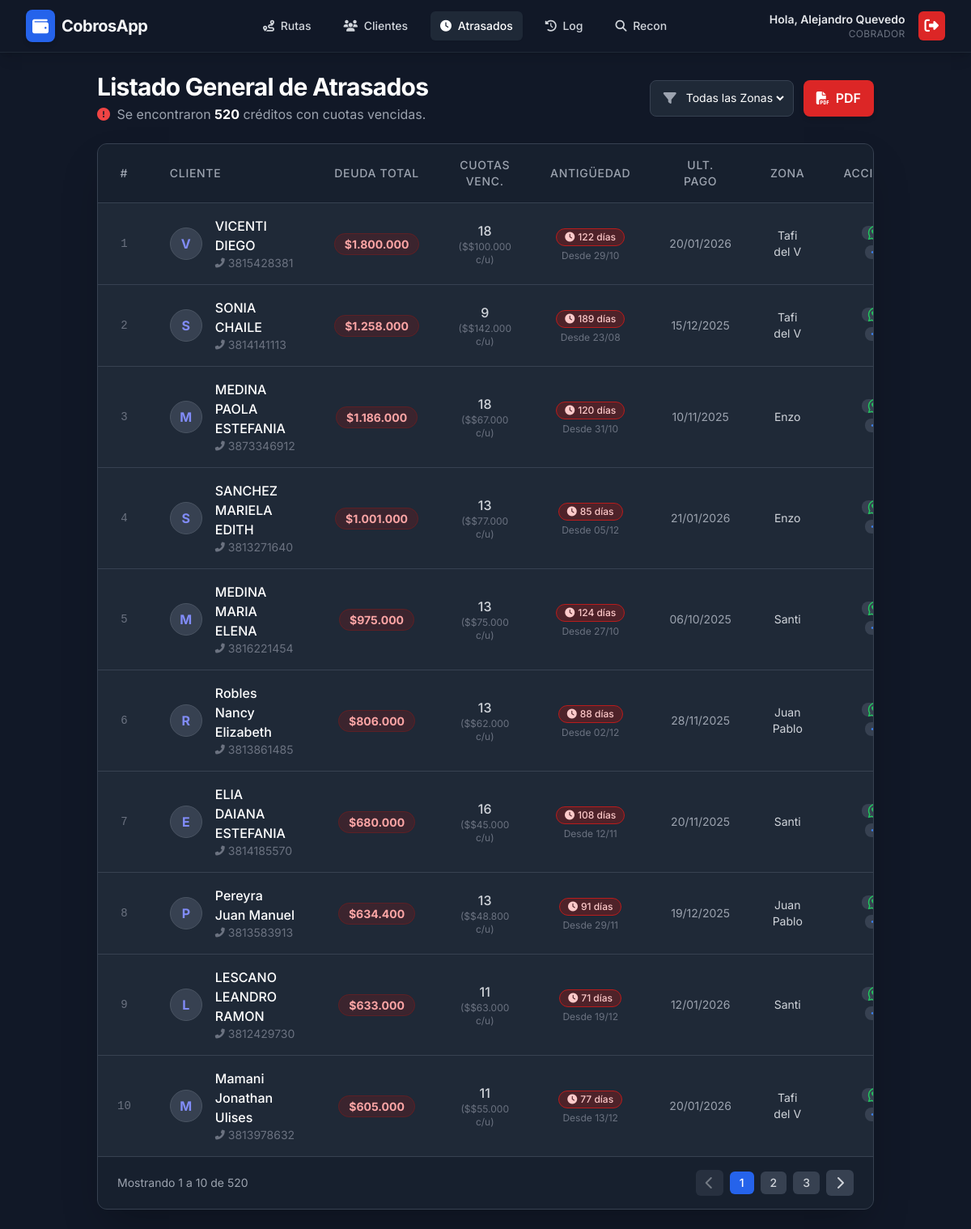
The page /index.php?page=atrasados (signed in) on the database its author committed.
### tables this page shows
CREATE TABLE `creditos` (
  `id` int NOT NULL,
  `cliente_id` int NOT NULL,
  `zona` int NOT NULL,
  `dia_pago` varchar(20) DEFAULT NULL,
  `dia_vencimiento` tinyint DEFAULT NULL COMMENT 'Día del mes para vencimientos quincenales/mensuales',
  `frecuencia` enum('Semanal','Quincenal','Mensual') NOT NULL DEFAULT 'Semanal',
  `monto_total` decimal(10,2) NOT NULL,
  `total_cuotas` int NOT NULL,
  `cuotas_pagadas` int NOT NULL DEFAULT '0',
  `monto_cuota` decimal(10,2) NOT NULL,
  `saldo_cuota_actual` decimal(10,2) NOT NULL DEFAULT '0.00',
  `ultimo_pago` date DEFAULT NULL,
  `estado` enum('Activo','Pagado') NOT NULL DEFAULT 'Activo'
);

CREATE TABLE `clientes` (
  `id` int NOT NULL,
  `nombre` varchar(255) NOT NULL,
  `telefono` varchar(50) DEFAULT NULL,
  `direccion` text
);

### config.php (called while the page is built, shortened)
<?php
function formatCurrency($value) {
    return '$' . number_format($value, 0, ',', '.');
}
?>

### views/atrasados.php (the view, shortened to what this page needs)
<?php
$zona_seleccionada = $_GET['zona'] ?? 'all';
$limit_options = [10, 20, 50, 100];
$limit = isset($_GET['limit']) && in_array((int)$_GET['limit'], $limit_options) ? (int)$_GET['limit'] : 10;
$page = isset($_GET['p']) && (int)$_GET['p'] > 0 ? (int)$_GET['p'] : 1;
$offset = ($page - 1) * $limit;
$nombres_zonas = [
    1 => 'Santi',
    2 => 'Juan Pablo',
    3 => 'Enzo',
    4 => 'Tafi del V',
    5 => 'Famailla',
    6 => 'Sgo'
];
try {
    $where_zona = "";
    $params = [];
    $sql_count = "SELECT COUNT(DISTINCT cr.id)
                  FROM creditos cr
                  JOIN cronograma_cuotas cc ON cr.id = cc.credito_id
                  WHERE cr.estado = 'Activo'
                    AND cc.estado != 'Pagado'
                    AND cc.fecha_vencimiento < CURDATE()
                    $where_zona";
    $stmt_count = $pdo->prepare($sql_count);
    $stmt_count->execute($params);
    $total_records = $stmt_count->fetchColumn();
    $total_pages = ceil($total_records / $limit);
    $sql = "SELECT
                c.id AS cliente_id,
                c.nombre,
                c.telefono,
                cr.id AS credito_id,
                cr.zona,
                cr.monto_cuota,
                cr.ultimo_pago,
                MIN(cc.fecha_vencimiento) AS fecha_vencimiento_antigua,
                SUM(cc.monto_cuota - cc.monto_pagado) AS total_vencido,
                COUNT(cc.id) AS cant_cuotas_vencidas,
                DATEDIFF(CURDATE(), MIN(cc.fecha_vencimiento)) AS dias_atraso
            FROM creditos cr
            JOIN clientes c ON cr.cliente_id = c.id
            JOIN cronograma_cuotas cc ON cr.id = cc.credito_id
            WHERE cr.estado = 'Activo'
              AND cc.estado != 'Pagado'
              AND cc.fecha_vencimiento < CURDATE()
              $where_zona
            GROUP BY cr.id
            ORDER BY total_vencido DESC
            LIMIT :limit OFFSET :offset";
    $stmt = $pdo->prepare($sql);
    $stmt->bindValue(':limit', $limit, PDO::PARAM_INT);
    $stmt->bindValue(':offset', $offset, PDO::PARAM_INT);
    $stmt->execute();
    $atrasados = $stmt->fetchAll(PDO::FETCH_ASSOC);
} catch (PDOException $e) {
    die("Error en la base de datos: " . $e->getMessage());
}
$title_text = ($zona_seleccionada !== 'all' && isset($nombres_zonas[$zona_seleccionada]))
            ? "Atrasados - " . htmlspecialchars($nombres_zonas[$zona_seleccionada])
            : "Listado General de Atrasados";
function getSeverityClass($dias) {
    if ($dias > 30) return 'bg-red-900/50 text-red-200 border-red-700';
    return 'bg-yellow-900/50 text-yellow-200 border-yellow-700';
}
?>
<div class="max-w-7xl mx-auto">
    <div class="flex flex-col md:flex-row md:items-center md:justify-between mb-6 gap-4">
        <div>
            <h2 class="text-3xl font-bold text-white tracking-tight"><?= $title_text ?></h2>
            <p class="text-gray-400 mt-1">
                <i class="fas fa-exclamation-circle text-red-500 mr-1"></i>
                Se encontraron <span class="text-white font-bold"><?= $total_records ?></span> créditos con cuotas vencidas.
            </p>
        </div>
        <div class="flex flex-col sm:flex-row gap-3">
             <form action="index.php" method="GET" class="flex items-center gap-2 bg-gray-800 p-2 rounded-lg border border-gray-700">
                <i class="fas fa-filter text-gray-400 ml-2"></i>
                <select name="zona" onchange="this.form.submit()" class="bg-transparent text-white text-sm focus:outline-none border-none py-1">
                    <option value="all" <?= $zona_seleccionada === 'all' ? 'selected' : '' ?>>Todas las Zonas</option>
                </select>
            </form>
            <button type="button" id="export-pdf-btn" class="bg-red-600 hover:bg-red-700 text-white font-semibold py-2 px-4 rounded-lg shadow-md transition-colors flex items-center justify-center">
                <i class="fas fa-file-pdf mr-2"></i> PDF
            </button>
        </div>
    </div>
    <div class="bg-gray-800 rounded-xl shadow-2xl border border-gray-700 overflow-hidden">
        <div class="overflow-x-auto">
            <table class="w-full text-left border-collapse">
                <thead>
                    <tr class="bg-gray-900/50 text-gray-400 text-sm uppercase tracking-wider border-b border-gray-700">
                        <th class="px-6 py-4 font-medium text-center">#</th>
                        <th class="px-6 py-4 font-medium">Cliente</th>
                        <th class="px-6 py-4 font-medium text-center">Deuda Total</th>
                        <th class="px-6 py-4 font-medium text-center">Cuotas Venc.</th>
                        <th class="px-6 py-4 font-medium text-center">Antigüedad</th>
                        <th class="px-6 py-4 font-medium text-center">Ult. Pago</th>
                        <th class="px-6 py-4 font-medium text-center">Zona</th>
                        <th class="px-6 py-4 font-medium text-center">Acciones</th>
                    </tr>
                </thead>
                <tbody class="divide-y divide-gray-700 text-gray-300">
                    <?php if (empty($atrasados)): ?>
                        <tr>
                            <td colspan="8" class="px-6 py-16 text-center text-gray-500">
                                <div class="flex flex-col items-center">
                                    <div class="bg-gray-700/50 p-4 rounded-full mb-3">
                                        <i class="fas fa-check text-green-500 text-3xl"></i>
                                    </div>
                                    <p class="text-lg font-medium text-gray-300">¡Al día!</p>
                                    <p class="text-sm">No hay clientes con pagos atrasados en este momento.</p>
                                </div>
                            </td>
                        </tr>
                    <?php else: ?>
                        <?php foreach ($atrasados as $i => $row):
                            $badgeClass = getSeverityClass($row['dias_atraso']);
                            $wa_link = "https://wa.me/" . preg_replace('/[^0-9]/', '', '549' . $row['telefono']);
                        ?>
                        <tr class="hover:bg-gray-700/30 transition-colors group">
                            <td class="px-6 py-4 text-center font-mono text-sm text-gray-500">
                                <?= $offset + $i + 1 ?>
                            </td>
                            <td class="px-6 py-4">
                                <div class="flex items-center">
                                    <div class="flex-shrink-0 h-10 w-10 rounded-full bg-gray-700 flex items-center justify-center text-indigo-400 font-bold border border-gray-600">
                                        <?= strtoupper(substr($row['nombre'], 0, 1)) ?>
                                    </div>
                                    <div class="ml-4">
                                        <div class="text-white font-medium group-hover:text-blue-400 transition-colors">
                                            <?= htmlspecialchars($row['nombre']) ?>
                                        </div>
                                        <div class="text-sm text-gray-500 flex items-center gap-1">
                                            <i class="fas fa-phone-alt text-xs"></i> <?= htmlspecialchars($row['telefono'] ?: 'Sin tel.') ?>
                                        </div>
                                    </div>
                                </div>
                            </td>
                            <td class="px-6 py-4 text-center">
                                <span class="bg-red-900/30 text-red-300 px-3 py-1 rounded-full text-sm font-bold border border-red-900/50">
                                    <?= formatCurrency($row['total_vencido']) ?>
                                </span>
                            </td>
                             <td class="px-6 py-4 text-center">
                                <span class="text-gray-300 font-medium"><?= $row['cant_cuotas_vencidas'] ?></span>
                                <span class="text-xs text-gray-500 block">($<?= formatCurrency($row['monto_cuota']) ?> c/u)</span>
                            </td>
                            <td class="px-6 py-4 text-center">
                                <div class="inline-flex items-center px-2.5 py-0.5 rounded-full text-xs font-medium border <?= $badgeClass ?>">
                                    <i class="fas fa-clock mr-1"></i> <?= $row['dias_atraso'] ?> días
                                </div>
                                <div class="text-xs text-gray-500 mt-1">
                                    Desde <?= date('d/m', strtotime($row['fecha_vencimiento_antigua'])) ?>
                                </div>
                            </td>
                            <td class="px-6 py-4 text-center text-sm text-gray-400">
                                <?= $row['ultimo_pago'] ? date('d/m/Y', strtotime($row['ultimo_pago'])) : '-' ?>
                            </td>
                            <td class="px-6 py-4 text-center text-sm">
                                <?= $nombres_zonas[$row['zona']] ?? $row['zona'] ?>
                            </td>
                            <td class="px-6 py-4 text-center space-x-2">
                                <?php if($row['telefono']): ?>
                                <a href="<?= $wa_link ?>" target="_blank" class="text-green-500 hover:text-green-400 transition-colors bg-gray-700 hover:bg-gray-600 p-2 rounded-lg inline-flex" title="Enviar WhatsApp">
                                    <i class="fab fa-whatsapp fa-lg"></i>
                                </a>
                                <?php endif; ?>
                                <a href="index.php?page=editar_cliente&id=<?= $row['credito_id'] ?>" class="text-blue-500 hover:text-blue-400 transition-colors bg-gray-700 hover:bg-gray-600 p-2 rounded-lg inline-flex" title="Ver Detalles">
                                    <i class="fas fa-arrow-right fa-lg"></i>
                                </a>
                            </td>
                        </tr>
                        <?php endforeach; ?>
                    <?php endif; ?>
                </tbody>
            </table>
        </div>
        <div class="bg-gray-900/50 px-6 py-4 border-t border-gray-700 flex flex-col sm:flex-row items-center justify-between gap-4">
            <span class="text-sm text-gray-400">
                Mostrando <?= $offset + 1 ?> a <?= min($offset + $limit, $total_records) ?> de <?= $total_records ?>
            </span>
            <?php if ($total_pages > 1): ?>
            <div class="flex items-center gap-2">
                <a href="?page=atrasados&p=<?= max(1, $page-1) ?>&limit=<?= $limit ?>&zona=<?= $zona_seleccionada ?>"
                   class="px-3 py-1 rounded-md bg-gray-700 text-gray-300 hover:bg-gray-600 hover:text-white transition-colors <?= $page <= 1 ? 'opacity-50 pointer-events-none' : '' ?>">
                    <i class="fas fa-chevron-left"></i>
                </a>
                <?php
                $start = max(1, $page - 2);
                $end = min($total_pages, $page + 2);
                for ($i = $start; $i <= $end; $i++):
                ?>
                <a href="?page=atrasados&p=<?= $i ?>&limit=<?= $limit ?>&zona=<?= $zona_seleccionada ?>"
                   class="px-3 py-1 rounded-md text-sm font-medium transition-colors <?= $i == $page ? 'bg-blue-600 text-white' : 'bg-gray-700 text-gray-300 hover:bg-gray-600' ?>">
                    <?= $i ?>
                </a>
                <?php endfor; ?>
                <a href="?page=atrasados&p=<?= min($total_pages, $page+1) ?>&limit=<?= $limit ?>&zona=<?= $zona_seleccionada ?>"
                   class="px-3 py-1 rounded-md bg-gray-700 text-gray-300 hover:bg-gray-600 hover:text-white transition-colors <?= $page >= $total_pages ? 'opacity-50 pointer-events-none' : '' ?>">
                    <i class="fas fa-chevron-right"></i>
                </a>
            </div>
            <?php endif; ?>
        </div>
    </div>
</div>

### partials/header.php (style rules this page uses)
body { font-family: 'Inter', sans-serif; background-color: #111827; color: #f3f4f6; }

### rows shown on the page
creditos: i "1", cliente.nombre "V", cliente.nombre "VICENTI DIEGO", cliente.telefono "3815428381", total_vencido "$1.800.000", cant_cuotas_vencidas "18", monto_cuota "$100.000", dias_atraso "122", fecha_vencimiento_antigua "29/10", ultimo_pago "20/01/2026", zona "Tafi del V"
creditos: i "2", cliente.nombre "S", cliente.nombre "SONIA CHAILE", cliente.telefono "3814141113", total_vencido "$1.258.000", cant_cuotas_vencidas "9", monto_cuota "$142.000", dias_atraso "189", fecha_vencimiento_antigua "23/08", ultimo_pago "15/12/2025", zona "Tafi del V"
creditos: i "3", cliente.nombre "M", cliente.nombre "MEDINA PAOLA ESTEFANIA", cliente.telefono "3873346912", total_vencido "$1.186.000", cant_cuotas_vencidas "18", monto_cuota "$67.000", dias_atraso "120", fecha_vencimiento_antigua "31/10", ultimo_pago "10/11/2025", zona "Enzo"
creditos: i "4", cliente.nombre "S", cliente.nombre "SANCHEZ MARIELA EDITH", cliente.telefono "3813271640", total_vencido "$1.001.000", cant_cuotas_vencidas "13", monto_cuota "$77.000", dias_atraso "85", fecha_vencimiento_antigua "05/12", ultimo_pago "21/01/2026", zona "Enzo"
creditos: i "5", cliente.nombre "M", cliente.nombre "MEDINA MARIA ELENA", cliente.telefono "3816221454", total_vencido "$975.000", cant_cuotas_vencidas "13", monto_cuota "$75.000", dias_atraso "124", fecha_vencimiento_antigua "27/10", ultimo_pago "06/10/2025", zona "Santi"
creditos: i "6", cliente.nombre "R", cliente.nombre "Robles Nancy Elizabeth", cliente.telefono "3813861485", total_vencido "$806.000", cant_cuotas_vencidas "13", monto_cuota "$62.000", dias_atraso "88", fecha_vencimiento_antigua "02/12", ultimo_pago "28/11/2025", zona "Juan Pablo"
creditos: i "7", cliente.nombre "E", cliente.nombre "ELIA DAIANA ESTEFANIA", cliente.telefono "3814185570", total_vencido "$680.000", cant_cuotas_vencidas "16", monto_cuota "$45.000", dias_atraso "108", fecha_vencimiento_antigua "12/11", ultimo_pago "20/11/2025", zona "Santi"
creditos: i "8", cliente.nombre "P", cliente.nombre "Pereyra Juan Manuel", cliente.telefono "3813583913", total_vencido "$634.400", cant_cuotas_vencidas "13", monto_cuota "$48.800", dias_atraso "91", fecha_vencimiento_antigua "29/11", ultimo_pago "19/12/2025", zona "Juan Pablo"
creditos: i "9", cliente.nombre "L", cliente.nombre "LESCANO LEANDRO RAMON", cliente.telefono "3812429730", total_vencido "$633.000", cant_cuotas_vencidas "11", monto_cuota "$63.000", dias_atraso "71", fecha_vencimiento_antigua "19/12", ultimo_pago "12/01/2026", zona "Santi"
creditos: i "10", cliente.nombre "M", cliente.nombre "Mamani Jonathan Ulises", cliente.telefono "3813978632", total_vencido "$605.000", cant_cuotas_vencidas "11", monto_cuota "$55.000", dias_atraso "77", fecha_vencimiento_antigua "13/12", ultimo_pago "20/01/2026", zona "Tafi del V"

### other values the page prints
$nombre_usuario "Alejandro Quevedo"
$rol_usuario "COBRADOR"
$title_text "Listado General de Atrasados"
$total_records "520"
$offset + 1 "1"
min($offset + $limit, $total_records) "10"
